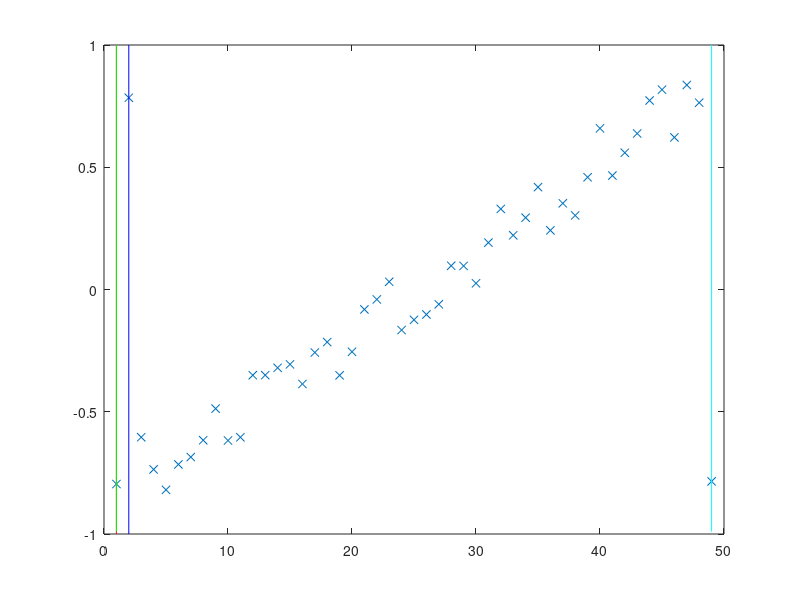
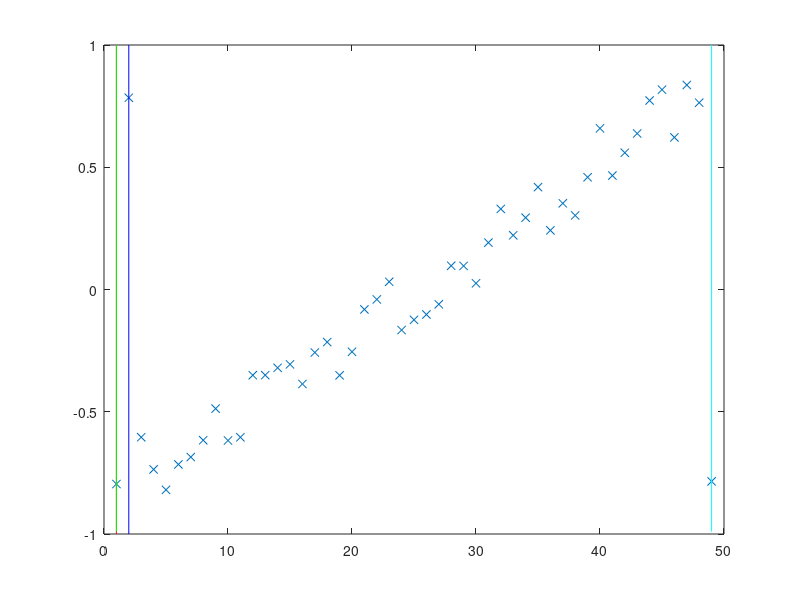
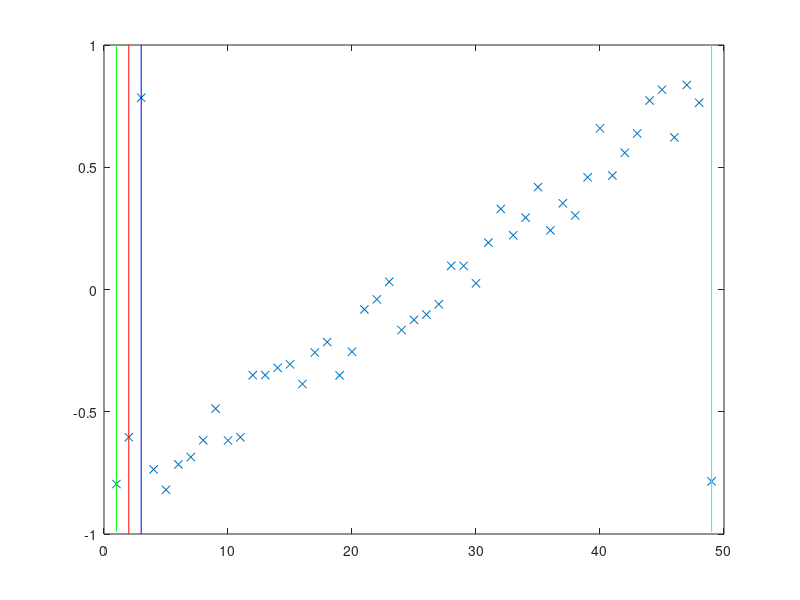
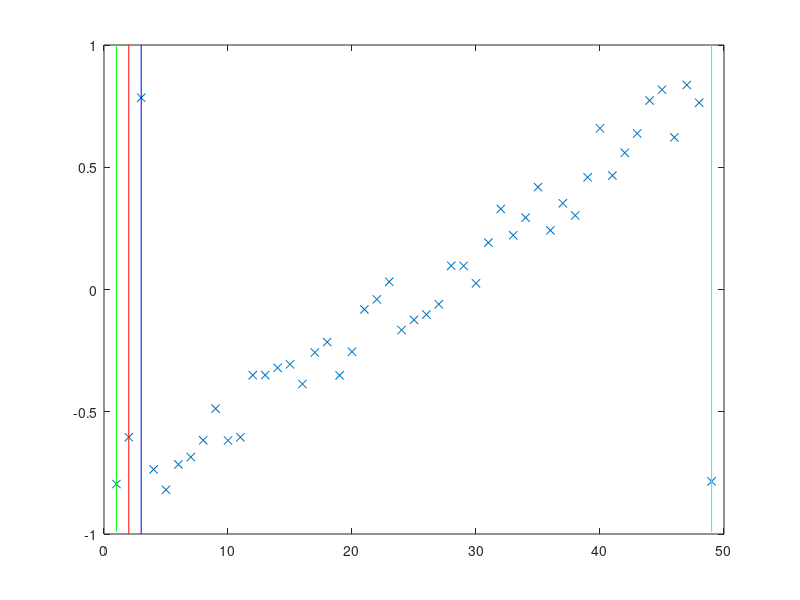

Write MATLAB code to recreate these figures, in order. (Note: a time limit stopped this script after it produced the figures.)
function NR_CocktailSortVerbose                         % Numerical Renaissance Codebase 1.0
n=49; n1=25; D=0.85*([1:n]'-n1)/n1+0.15*(2*rand(n,1)-1); D([1 n])=D([n 1]);
n=size(D,1); speed=1000; frame=1000;  l=1; r=n; figure(1); clf;
while r>l
  b=l; for i=l:r-1,
	  if D(i,1)>D(i+1,1), D(i:i+1,:)=[D(i+1,:); D(i,:)]; b=i; end
      plot(D(:,1),'x'); axis([0 n+1 -1 1]); hold on;
	  plot([i i],[-1 1],'r-',[i+1 i+1],[-1 1],'b-');
	  plot([l l],[-0.99 1],'g-',[r r],[-0.99 1],'c-'); hold off;
      fn=['CSt/f' num2str(frame) '.tiff']; print('-dtiff','-r100',fn);
      fn=['CSe/f' num2str(frame) '.eps'];  print('-depsc',fn);   frame=frame+1; 
	  pause(1/speed);  
  end; r=b;
  if r<=l, break; end
  a=r; for i=r-1:-1:l,
      if D(i,1)>D(i+1,1), D(i:i+1,:)=[D(i+1,:); D(i,:)]; a=i; end
      plot(D(:,1),'x'); axis([0 n+1 -1 1]); hold on;
	  plot([i i],[-1 1],'r-',[i+1 i+1],[-1 1],'b-');
	  plot([l l],[-0.99 1],'g-',[r r],[-0.99 1],'c-'); hold off;
      fn=['CSt/f' num2str(frame) '.tiff']; print('-dtiff','-r100',fn);
      fn=['CSe/f' num2str(frame) '.eps'];  print('-depsc',fn);   frame=frame+1; 
	  pause(1/speed);  
  end; l=a+1;
end
end % function NR_CocktailSortVerbose
